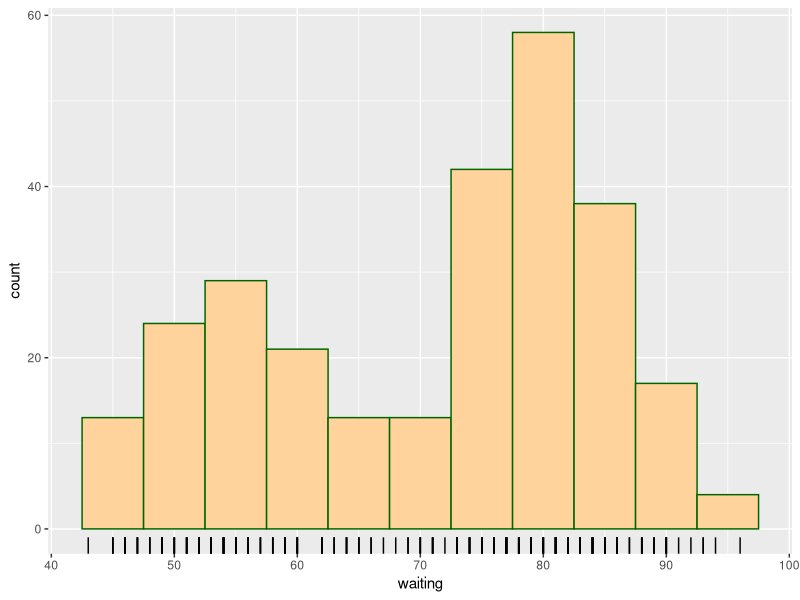
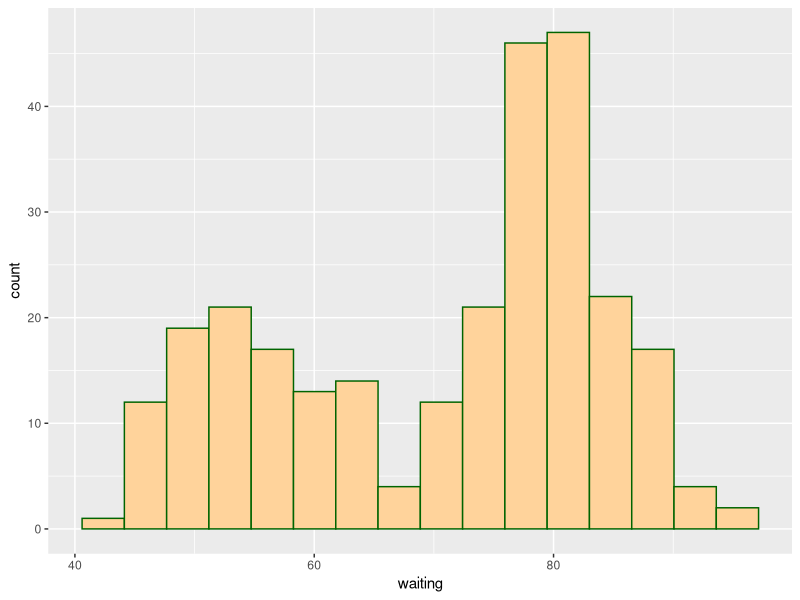

Recreate these plots in R, in order. (Note: this script raises an error after producing the figures.)
library(ggplot2)
#library(ggthemes)



plot <- ggplot(faithful, aes(x=waiting)) +
        geom_histogram(binwidth=5, fill="burlywood1", colour="darkgreen") +
        geom_rug(sides="b")  # "b" = bottom
plot

#Dynamic bin size
binsize <- diff(range(faithful$waiting))/15
plot <- ggplot(faithful, aes(x=waiting)) +
        geom_histogram(binwidth=binsize, fill="burlywood1", colour="darkgreen", origin=30)
plot

library(MASS)
#Copy database
birthwt1 <- birthwt

#Convert factors to names.
birthwt1$smoke <- as.factor(birthwt1$smoke)
birthwt1$smoke <- revalue(birthwt1$smoke, c("0"="No Smoke", "1" = "Smoke"))

#Plot histogram with facets
plot2 <- ggplot(birthwt1, aes(x=bwt)) +
        geom_histogram(fill="burlywood1", colour = "darkgreen") +
        facet_grid(smoke ~ .)
plot2

#Overplotting
plot3 <- ggplot(birthwt1, aes(x=bwt, fill = smoke)) +
        geom_histogram(binwidth = 200, position = "identity", alpha = 0.8) +
        scale_fill_brewer(palette="Set1") +
        theme_bw() +
        theme(
                axis.title.x = element_text(color="forestgreen", vjust=-0.35),
                axis.title.y = element_text(color="cadetblue" , vjust=0.35)   ) +
        theme(panel.grid.major = element_line(size = 0.5, color = "grey"), 
              axis.line = element_line(size = 0.7, color = "black"), 
              legend.position = c(0.15, 0.7), 
              text = element_text(size = 14))
plot3

#Including a density plot.  The ..density.. ensures the scales are comparable.
# size determines the outlining line size.
plot4 <- ggplot(faithful, aes(x=waiting, y=..density..)) +
        geom_histogram(fill="burlywood1", colour="darkgreen", size=0.5) +
        geom_line(stat="density") +
        xlim(35,105) + 
        geom_vline(x=75, lty=2, colour="red", lwd=1) +
        theme_bw() +
        theme(
                axis.title.x = element_text(color="forestgreen", vjust=-0.35),
                axis.title.y = element_text(color="cadetblue" , vjust=0.35)   ) +
        theme(panel.grid.major = element_line(size = 0.5, color = "grey"), 
              axis.line = element_line(size = 0.7, color = "black"), 
              legend.position = c(0.15, 0.7), 
              text = element_text(size = 14))
plot4
